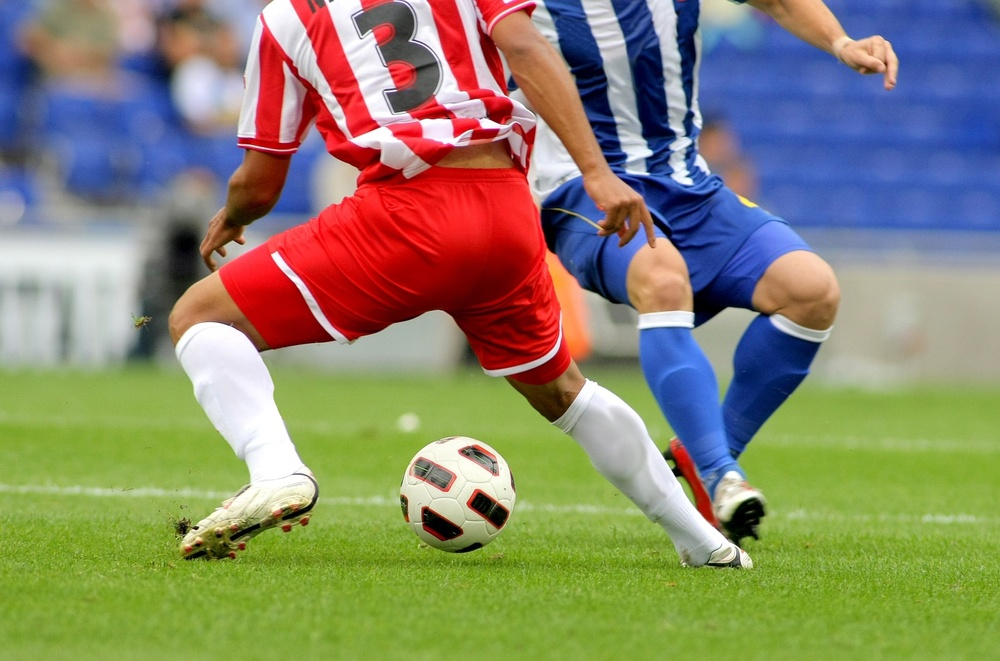
#> input picture data1.jpg, 1000 x 661 px, shrunk from 1434 x 948 before the run, found by its file name
$ python Ex11.py
#> lines starting #> are read from the running program, lines starting #| are printed output that depends on the picture
import cv2
import numpy as np

img = cv2.imread('data1.jpg')
#> img is the input picture: shape (661, 1000, 3); mean B, G, R 107.3, 133.3, 136.8
gry_img = cv2.cvtColor(img, cv2.COLOR_BGR2GRAY)
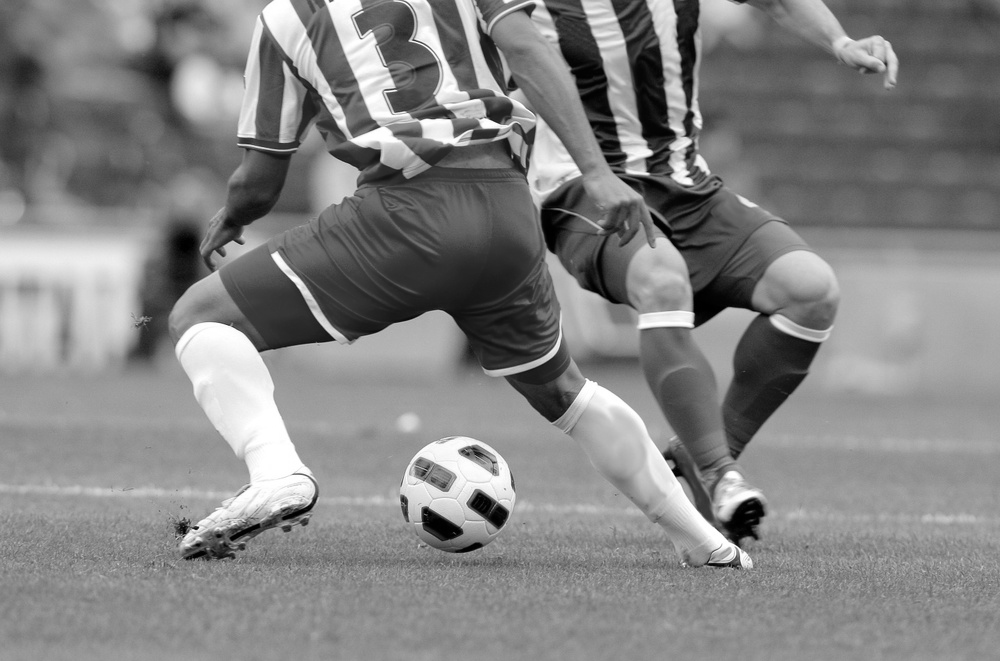
#> gry_img: shape (661, 1000); min 0, max 255, mean 131.4

# 캐니는 소벨과 연산 방법이 다름
eg = cv2.Canny(gry_img, 100, 100)
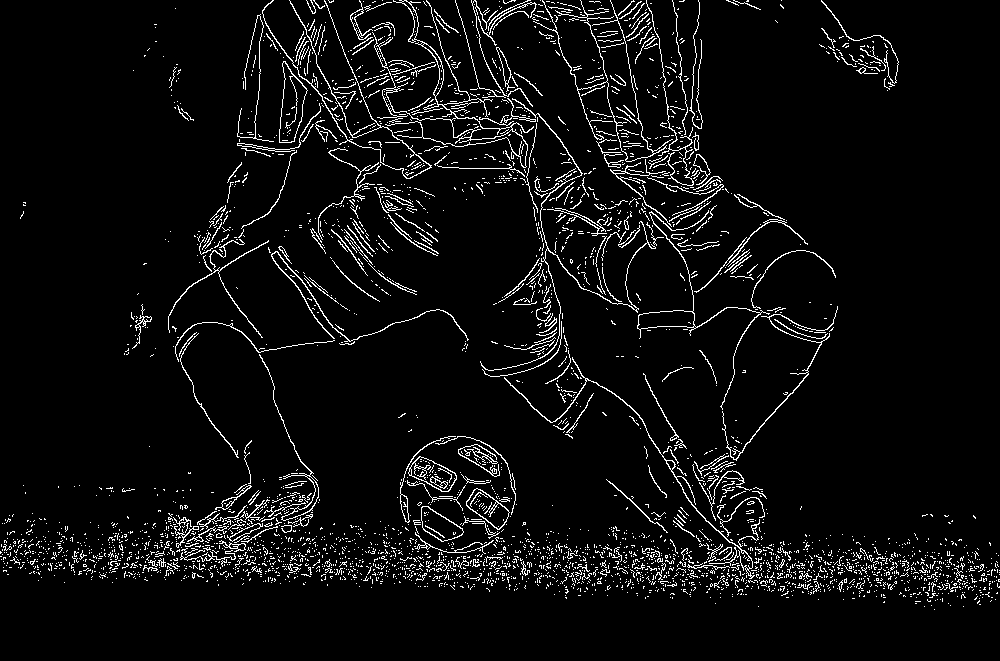
#> eg: shape (661, 1000); 5.3% white in thin lines or dots

cv2.imshow('canny', eg)
cv2.waitKey()
cv2.destroyAllWindows()
